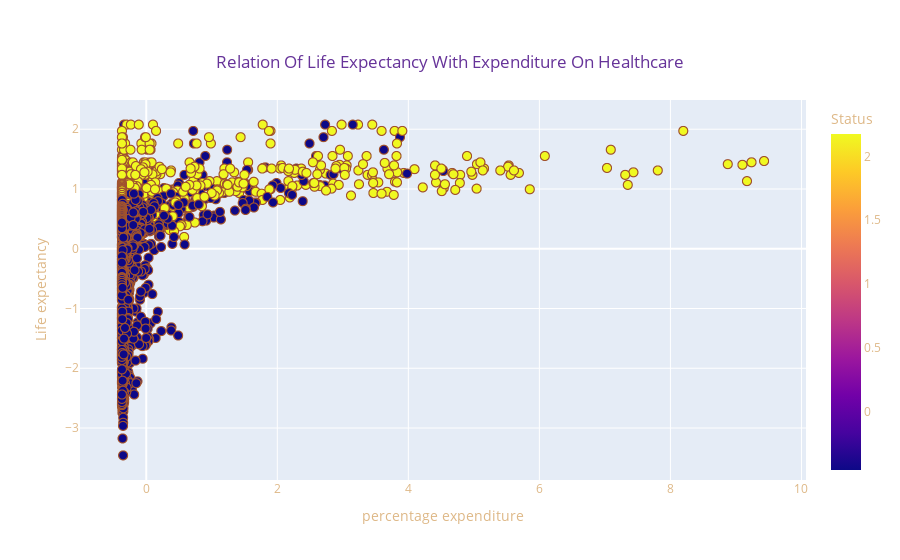

The notebook cell saved with this chart:
### Code cell
fig = px.scatter(df, x = 'percentage expenditure', y = 'Life expectancy', color = 'Status', 
                 title = 'Relation Of Life Expectancy With Expenditure On Healthcare')
fig.update_traces(marker_line_color = 'sienna', marker_line_width = 1, marker_size = 9)
fig.update_layout(title = {'font_color' : 'rebeccapurple', 'x' : 0.5, 'y' : 0.9,
                           'xanchor' : 'center', 'yanchor' : 'top'},
                  font_color = 'burlywood')
fig.show()

### Figure 1 — Plotly figure (JSON) as saved in the notebook; plotly's stock layout.template omitted (floating-point values rounded to 4 significant figures; data arrays with more than 128 entries replaced by an {"elided": "..."} marker saying what was removed)
{"data": [{"hovertemplate": "percentage expenditure=%{x}<br>Life expectancy=%{y}<br>Status=%{marker.color}<extra></extra>", "legendgroup": "", "marker": {"color": {"elided": "2938 float values"}, "coloraxis": "coloraxis", "line": {"color": "sienna", "width": 1}, "size": 9, "symbol": "circle"}, "mode": "markers", "name": "", "showlegend": false, "type": "scattergl", "x": {"elided": "2938 float values"}, "xaxis": "x", "y": {"elided": "2938 float values"}, "yaxis": "y"}], "layout": {"autosize": true, "coloraxis": {"colorbar": {"title": {"text": "Status"}}, "colorscale": [[0, "#0d0887"], [0.1111, "#46039f"], [0.2222, "#7201a8"], [0.3333, "#9c179e"], [0.4444, "#bd3786"], [0.5556, "#d8576b"], [0.6667, "#ed7953"], [0.7778, "#fb9f3a"], [0.8889, "#fdca26"], [1, "#f0f921"]]}, "font": {"color": "burlywood"}, "legend": {"tracegroupgap": 0}, "title": {"font": {"color": "rebeccapurple"}, "text": "Relation Of Life Expectancy With Expenditure On Healthcare", "x": 0.5, "xanchor": "center", "y": 0.9, "yanchor": "top"}, "xaxis": {"anchor": "y", "autorange": true, "domain": [0, 1], "range": [-1.047, 10.1], "title": {"text": "percentage expenditure"}, "type": "linear"}, "yaxis": {"anchor": "x", "autorange": true, "domain": [0, 1], "range": [-3.995, 2.614], "title": {"text": "Life expectancy"}, "type": "linear"}}}
